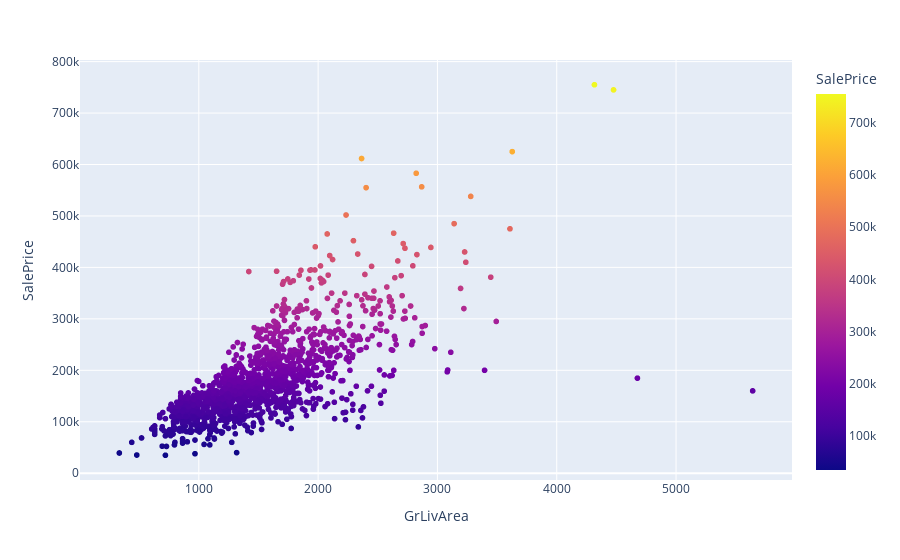

Write notebook code for a chart like this one.
### Code cell
#GrlivArea vs SalePrice

gla_vs_sp = px.scatter(train, x='GrLivArea', y ='SalePrice', color='SalePrice')
gla_vs_sp.show()

### Figure 1 — Plotly figure (JSON) as saved in the notebook; plotly's stock layout.template omitted (floating-point values rounded to 4 significant figures; data arrays with more than 128 entries replaced by an {"elided": "..."} marker saying what was removed)
{"data": [{"hovertemplate": "GrLivArea=%{x}<br>SalePrice=%{marker.color}<extra></extra>", "legendgroup": "", "marker": {"color": {"elided": "1460 int values"}, "coloraxis": "coloraxis", "symbol": "circle"}, "mode": "markers", "name": "", "showlegend": false, "type": "scattergl", "x": {"elided": "1460 int values"}, "xaxis": "x", "y": {"elided": "1460 int values"}, "yaxis": "y"}], "layout": {"coloraxis": {"colorbar": {"title": {"text": "SalePrice"}}, "colorscale": [[0, "#0d0887"], [0.1111, "#46039f"], [0.2222, "#7201a8"], [0.3333, "#9c179e"], [0.4444, "#bd3786"], [0.5556, "#d8576b"], [0.6667, "#ed7953"], [0.7778, "#fb9f3a"], [0.8889, "#fdca26"], [1, "#f0f921"]]}, "legend": {"tracegroupgap": 0}, "margin": {"t": 60}, "xaxis": {"anchor": "y", "domain": [0, 1], "title": {"text": "GrLivArea"}}, "yaxis": {"anchor": "x", "domain": [0, 1], "title": {"text": "SalePrice"}}}}
